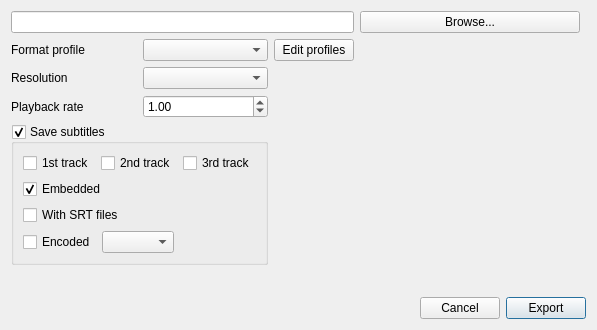
<?xml version="1.0" encoding="UTF-8"?>
<ui version="4.0">
 <class>ExportVideoDialog</class>
 <widget class="QDialog" name="ExportVideoDialog">
  <property name="geometry">
   <rect>
    <x>0</x>
    <y>0</y>
    <width>597</width>
    <height>330</height>
   </rect>
  </property>
  <property name="windowTitle">
   <string>Dialog</string>
  </property>
  <layout class="QGridLayout" name="gridLayout">
   <item row="2" column="0">
    <widget class="QLabel" name="label_3">
     <property name="text">
      <string>Resolution</string>
     </property>
    </widget>
   </item>
   <item row="1" column="0">
    <widget class="QLabel" name="label">
     <property name="text">
      <string>Format profile</string>
     </property>
    </widget>
   </item>
   <item row="3" column="1">
    <widget class="QDoubleSpinBox" name="doubleSpinBoxRate">
     <property name="minimum">
      <double>0.500000000000000</double>
     </property>
     <property name="maximum">
      <double>2.000000000000000</double>
     </property>
     <property name="value">
      <double>1.000000000000000</double>
     </property>
    </widget>
   </item>
   <item row="1" column="3">
    <spacer name="horizontalSpacer_2">
     <property name="orientation">
      <enum>Qt::Horizontal</enum>
     </property>
     <property name="sizeHint" stdset="0">
      <size>
       <width>40</width>
       <height>20</height>
      </size>
     </property>
    </spacer>
   </item>
   <item row="6" column="0" colspan="5">
    <layout class="QHBoxLayout" name="horizontalLayout_2">
     <item>
      <spacer name="horizontalSpacer_3">
       <property name="orientation">
        <enum>Qt::Horizontal</enum>
       </property>
       <property name="sizeHint" stdset="0">
        <size>
         <width>40</width>
         <height>20</height>
        </size>
       </property>
      </spacer>
     </item>
     <item>
      <widget class="QPushButton" name="buttonCancel">
       <property name="text">
        <string>Cancel</string>
       </property>
      </widget>
     </item>
     <item>
      <widget class="QPushButton" name="buttonExport">
       <property name="text">
        <string>Export</string>
       </property>
       <property name="default">
        <bool>true</bool>
       </property>
      </widget>
     </item>
    </layout>
   </item>
   <item row="4" column="0" colspan="2">
    <widget class="QGroupBox" name="groupBoxSaveSubtitles">
     <property name="title">
      <string>Save subtitles</string>
     </property>
     <property name="checkable">
      <bool>true</bool>
     </property>
     <layout class="QVBoxLayout" name="verticalLayout">
      <item>
       <layout class="QHBoxLayout" name="horizontalLayout_3">
        <item>
         <widget class="QCheckBox" name="checkBoxTrack1">
          <property name="text">
           <string>1st track</string>
          </property>
         </widget>
        </item>
        <item>
         <widget class="QCheckBox" name="checkBoxTrack2">
          <property name="text">
           <string>2nd track</string>
          </property>
         </widget>
        </item>
        <item>
         <widget class="QCheckBox" name="checkBoxTrack3">
          <property name="text">
           <string>3rd track</string>
          </property>
         </widget>
        </item>
       </layout>
      </item>
      <item>
       <widget class="QCheckBox" name="checkBoxSaveSubEmbedded">
        <property name="text">
         <string>Embedded</string>
        </property>
        <property name="checked">
         <bool>true</bool>
        </property>
       </widget>
      </item>
      <item>
       <widget class="QCheckBox" name="checkBoxSaveSubWithSrt">
        <property name="text">
         <string>With SRT files</string>
        </property>
       </widget>
      </item>
      <item>
       <layout class="QHBoxLayout" name="horizontalLayout">
        <item>
         <widget class="QCheckBox" name="checkBoxSaveSubEncoded">
          <property name="text">
           <string>Encoded</string>
          </property>
         </widget>
        </item>
        <item>
         <widget class="QComboBox" name="comboBoxSubEncoder"/>
        </item>
        <item>
         <spacer name="horizontalSpacer">
          <property name="orientation">
           <enum>Qt::Horizontal</enum>
          </property>
          <property name="sizeHint" stdset="0">
           <size>
            <width>40</width>
            <height>20</height>
           </size>
          </property>
         </spacer>
        </item>
       </layout>
      </item>
     </layout>
    </widget>
   </item>
   <item row="1" column="2">
    <widget class="QPushButton" name="buttonEditProfiles">
     <property name="text">
      <string>Edit profiles</string>
     </property>
    </widget>
   </item>
   <item row="1" column="1">
    <widget class="QComboBox" name="comboBoxProfiles"/>
   </item>
   <item row="5" column="1">
    <spacer name="verticalSpacer">
     <property name="orientation">
      <enum>Qt::Vertical</enum>
     </property>
     <property name="sizeHint" stdset="0">
      <size>
       <width>20</width>
       <height>15</height>
      </size>
     </property>
    </spacer>
   </item>
   <item row="2" column="1">
    <widget class="QComboBox" name="comboBoxResolution"/>
   </item>
   <item row="3" column="0">
    <widget class="QLabel" name="label_2">
     <property name="text">
      <string>Playback rate</string>
     </property>
    </widget>
   </item>
   <item row="0" column="3">
    <widget class="QPushButton" name="buttonBrowseFilePath">
     <property name="text">
      <string>Browse...</string>
     </property>
    </widget>
   </item>
   <item row="0" column="0" colspan="3">
    <widget class="QLineEdit" name="lineEditFilePath"/>
   </item>
  </layout>
 </widget>
 <resources/>
 <connections>
  <connection>
   <sender>buttonExport</sender>
   <signal>clicked()</signal>
   <receiver>ExportVideoDialog</receiver>
   <slot>accept()</slot>
   <hints>
    <hint type="sourcelabel">
     <x>552</x>
     <y>307</y>
    </hint>
    <hint type="destinationlabel">
     <x>305</x>
     <y>326</y>
    </hint>
   </hints>
  </connection>
  <connection>
   <sender>buttonCancel</sender>
   <signal>clicked()</signal>
   <receiver>ExportVideoDialog</receiver>
   <slot>reject()</slot>
   <hints>
    <hint type="sourcelabel">
     <x>447</x>
     <y>308</y>
    </hint>
    <hint type="destinationlabel">
     <x>446</x>
     <y>340</y>
    </hint>
   </hints>
  </connection>
 </connections>
</ui>
